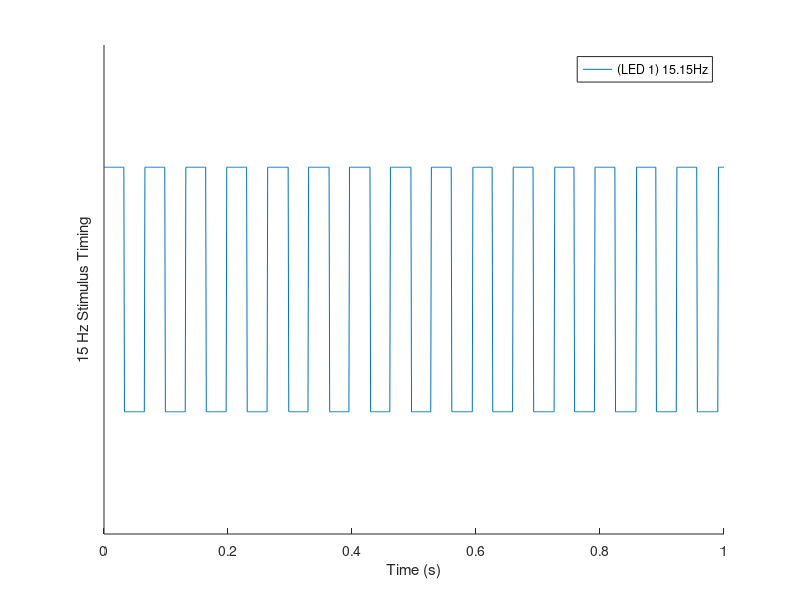
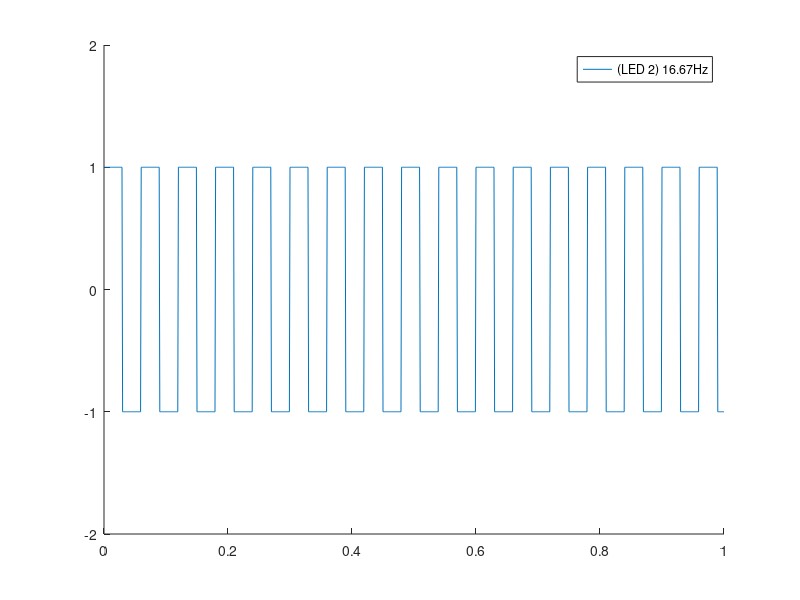
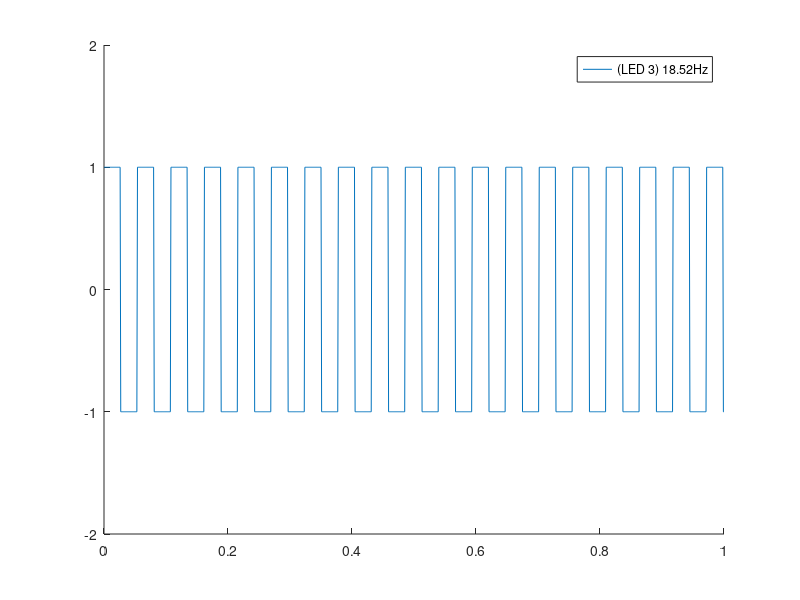
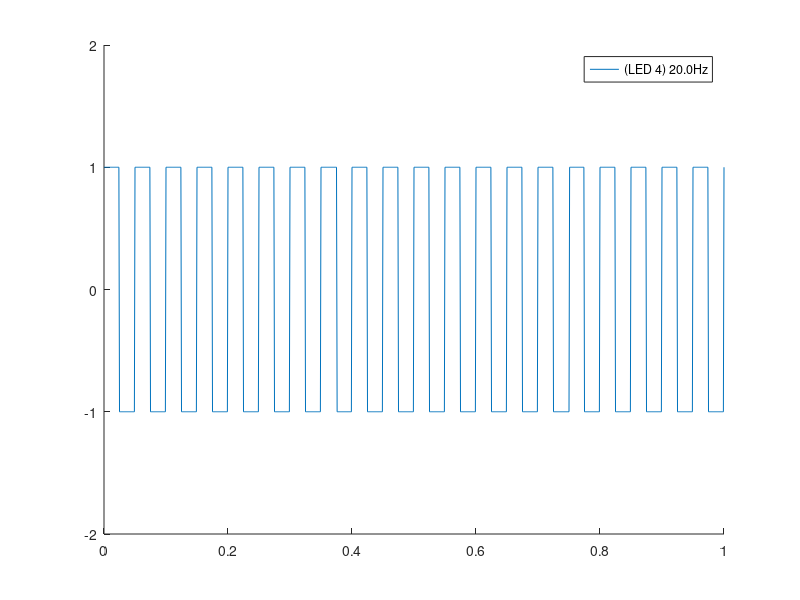

Source code (MATLAB) for these figures, in order:
%Sq. Wav.
clear;clc;close all;
T_period = [33 30 27 25];
f_SSVEP = 1000 * 1./(T_period.*2);
t = 0:0.001:1;
str = {'(LED 1) 15.15Hz', ...
    '(LED 2) 16.67Hz', ...
    '(LED 3) 18.52Hz', ...
    '(LED 4) 20.0Hz'};
for i=1:4
    figure(i); hold on;
    x = square(t*(2*pi*f_SSVEP(i)));%-4*i + 
    plot(t,x), ylim([-2 2])
    legend(str{i});
    
    figure(7); hold on;
    Y = fft(x);
    L = length(x);
    f = 1000*(0:(L/2))/L;
    P2 = abs(Y/L);
    P1 = P2(1:L/2+1);
    P1(2:end-1) = 2*P1(2:end-1);
    plot(f,P1);
end
figure(1); %legend(str);%axis off
set(gca,'ytick',[]);
xlabel('Time (s)');
ylabel('15 Hz Stimulus Timing');
